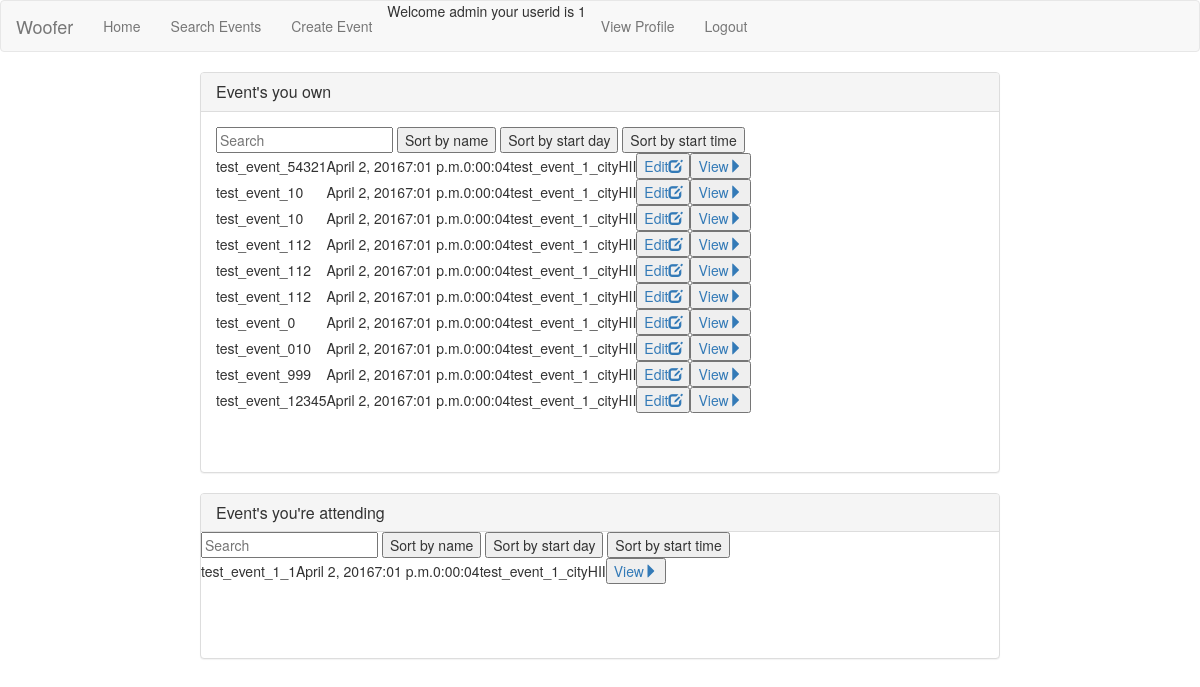
The app's page / (signed in) with its own data.
### woofer/models.py (models this page shows, shortened)
class Event(models.Model):
    id = models.AutoField(primary_key=True)
    name = models.CharField(max_length=50)
    user = models.ForeignKey(User, on_delete=models.CASCADE)
    address = models.CharField(max_length=100)
    city = models.CharField(max_length=30)
    zipcode = models.IntegerField()
    start_day = models.DateField(auto_now=False, auto_now_add=False)
    start_time = models.TimeField(auto_now=False, auto_now_add=False)
    duration = models.DurationField()
    description = models.TextField()
    attendance_cap = models.IntegerField(default=0)
    INDOOR = 'I'
    OUTDOOR = 'O'
    LOCATION_CHOICES = (
            (INDOOR, 'Indoors'),
            (OUTDOOR, 'Outdoors')
        )
    location = models.CharField(max_length=1, choices=LOCATION_CHOICES)
    LOW = 'LO'
    MEDIUM = 'MD'
    HIGH = 'HI'
    ACTIVITY_CHOICES = (
            (LOW, 'Not active'),
            (MEDIUM, 'Somewhat active'),
            (HIGH, 'Very active')
        )
    activity = models.CharField(max_length=2, choices=ACTIVITY_CHOICES)

### woofer/views/home_views.py (the view)
# urls.py: url(r'^$', home_views.index, name='home'),
def index(request):
    owned_events = None
    attending_events = None
    if request.user.is_authenticated:
        owned_events = Event.objects.all().filter(user = request.user)
        owned_dog_ids = Dog.objects.all().filter(owner = request.user)
        attending_event_ids = EventAttendance.objects.all().filter(dog_id__in=owned_dog_ids).values('event_id')
        attending_events = Event.objects.all().filter(id__in=attending_event_ids)
    return render(request, 'woofer/index.html',
    {
        'owned_events' : owned_events,
        'attending_events' : attending_events
    })

### woofer/templates/woofer/index.html (shortened to what this page needs)
{% extends 'woofer/pageframe.html' %}
{% block content %}
{% if request.user.is_authenticated %}
<div class="panel panel-default">
  <div class="panel-heading">
    <h3 class="panel-title">Event's you own</h3>
  </div>
  <div class="panel-body">
    <div id="owned_events">
    <input class="search" placeholder="Search" />
    <button class="sort" data-sort="name">Sort by name</button>
    <button class="sort" data-sort="start_day">Sort by start day</button>
    <button class="sort" data-sort="start_time">Sort by start time</button>
  <table>
    <tbody class="list">
      {% for event in owned_events %}
        <tr>
          <td class="name">{{ event.name }}</td>
          <td class="start_day">{{ event.start_day }}</td>
          <td class="start_time">{{ event.start_time }}</td>
          <td class="duration">{{ event.duration }}</td>
          <td class="city">{{ event.city }}</td>
          <td class="activity">{{ event.activity }}</td>
          <td class="location">{{ event.location }}</td>
          <td><a href="{% url 'edit-event' event.id %}" ><button class="">Edit<span class="glyphicon glyphicon-edit" aria-hidden="true"></span></button></a></td>
          <td><a href="{% url 'view-event' event.id %}" ><button class="">View<span class="glyphicon glyphicon-triangle-right" aria-hidden="true"></span></button></a></td>
        </tr>
      {% endfor %}
    </tbody>
  </table>
</div>
  </div>
</div>
<div class="panel panel-default">
  <div class="panel-heading">
    <h3 class="panel-title">Event's you're attending</h3>
  </div>
  <div id="attending_events">
    <input class="search" placeholder="Search" />
    <button class="sort" data-sort="name">Sort by name</button>
    <button class="sort" data-sort="start_day">Sort by start day</button>
    <button class="sort" data-sort="start_time">Sort by start time</button>
  <table>
    <tbody class="list">
      {% for event in attending_events %}
        <tr>
          <td class="name">{{ event.name }}</td>
          <td class="start_day">{{ event.start_day }}</td>
          <td class="start_time">{{ event.start_time }}</td>
          <td class="duration">{{ event.duration }}</td>
          <td class="city">{{ event.city }}</td>
          <td class="activity">{{ event.activity }}</td>
          <td class="location">{{ event.location }}</td>
          <td><a href="{% url 'view-event' event.id %}" ><button class="">View<span class="glyphicon glyphicon-triangle-right" aria-hidden="true"></span></button></a></td>
        </tr>
      {% endfor %}
    </tbody>
  </table>
</div>
  <div class="panel-body">
  </div>
</div>
{% endif %}
{% endblock %}

### woofer/templates/woofer/pageframe.html (shortened to what this page needs)
{% load staticfiles %}
<!DOCTYPE html>
<html lang="en">
  <head>
    <link href="https://maxcdn.bootstrapcdn.com/bootstrap/3.3.6/css/bootstrap.min.css" rel="stylesheet" type="text/css"/>
    <link href="{% static "css/main.css" %}" rel="stylesheet" type="text/css"/>
  </head>
  <body>
  <div id="wrap">
    <nav class="navbar navbar-default">
  <div class="container-fluid">
    <div class="navbar-header">
      <a class="navbar-brand" href="{% url 'index' %}">Woofer</a>
    </div>
    <div class="collapse navbar-collapse" id="bs-example-navbar-collapse-1">
      <ul class="nav navbar-nav">
        <li><a href="{% url 'index' %}">Home</a></li>
        <li><a href="{% url 'event-list' %}">Search Events</a></li>
        <li><a href="{% url 'create-event' %}">Create Event</a></li>
        {% if request.user.is_authenticated %}
          <li><p>Welcome {{ user.username }} your userid is {{ user.id }}</p></li>
          <li><a href="{% url 'view-profile' %}">View Profile</a></li>
          <li><a href="{% url 'logout' %}">Logout</a></li>
        {% else %}
          <li><a href="{% url 'login' %}">Login</a></li>
        {% endif %}
      </ul>
    </div>
  </div>
</nav>
    <div id="content_wrap">
     {% block content %}Yo boi I'm the pageframe you should put some content in me.{% endblock %}
     </div>
  </div>
  </body>
</html>

### static/css/main.css (style rules this page uses)
#content_wrap { max-width: 800px; margin-left: auto; margin-right: auto; }

### records on screen
Event: name "test_event_54321", start_day "April 2, 2016", start_time "7:01 p.m.", duration "0:00:04", city "test_event_1_city", activity "HI", location "I"
Event: name "test_event_10", start_day "April 2, 2016", start_time "7:01 p.m.", duration "0:00:04", city "test_event_1_city", activity "HI", location "I"
Event: name "test_event_10", start_day "April 2, 2016", start_time "7:01 p.m.", duration "0:00:04", city "test_event_1_city", activity "HI", location "I"
Event: name "test_event_112", start_day "April 2, 2016", start_time "7:01 p.m.", duration "0:00:04", city "test_event_1_city", activity "HI", location "I"
Event: name "test_event_112", start_day "April 2, 2016", start_time "7:01 p.m.", duration "0:00:04", city "test_event_1_city", activity "HI", location "I"
Event: name "test_event_112", start_day "April 2, 2016", start_time "7:01 p.m.", duration "0:00:04", city "test_event_1_city", activity "HI", location "I"
Event: name "test_event_0", start_day "April 2, 2016", start_time "7:01 p.m.", duration "0:00:04", city "test_event_1_city", activity "HI", location "I"
Event: name "test_event_010", start_day "April 2, 2016", start_time "7:01 p.m.", duration "0:00:04", city "test_event_1_city", activity "HI", location "I"
Event: name "test_event_999", start_day "April 2, 2016", start_time "7:01 p.m.", duration "0:00:04", city "test_event_1_city", activity "HI", location "I"
Event: name "test_event_12345", start_day "April 2, 2016", start_time "7:01 p.m.", duration "0:00:04", city "test_event_1_city", activity "HI", location "I"
Event: name "test_event_1_1", start_day "April 2, 2016", start_time "7:01 p.m.", duration "0:00:04", city "test_event_1_city", activity "HI", location "I"

### other values on screen
{{ user.username }} "admin"
{{ user.id }} "1"
